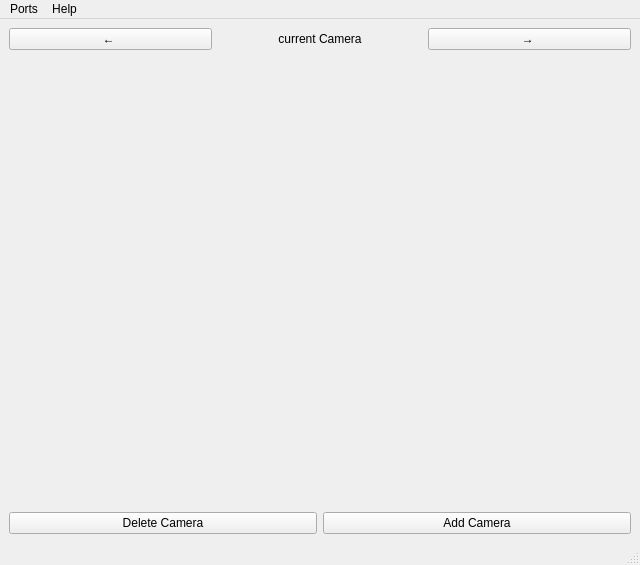
<?xml version="1.0" encoding="UTF-8"?>
<ui version="4.0">
 <class>MainWindow</class>
 <widget class="QMainWindow" name="MainWindow">
  <property name="geometry">
   <rect>
    <x>0</x>
    <y>0</y>
    <width>640</width>
    <height>565</height>
   </rect>
  </property>
  <property name="mouseTracking">
   <bool>true</bool>
  </property>
  <property name="windowTitle">
   <string>Sensor Reader</string>
  </property>
  <widget class="QWidget" name="centralwidget">
   <layout class="QHBoxLayout" name="horizontalLayout_9">
    <item>
     <layout class="QVBoxLayout" name="plotLayout"/>
    </item>
    <item>
     <layout class="QVBoxLayout" name="controlsLayout">
      <item>
       <layout class="QHBoxLayout" name="CameraSwitchLayout">
        <item>
         <widget class="QPushButton" name="previousCameraButton">
          <property name="text">
           <string>← </string>
          </property>
          <property name="flat">
           <bool>false</bool>
          </property>
         </widget>
        </item>
        <item>
         <widget class="QLabel" name="controlLabel">
          <property name="text">
           <string>current Camera</string>
          </property>
          <property name="scaledContents">
           <bool>false</bool>
          </property>
          <property name="alignment">
           <set>Qt::AlignCenter</set>
          </property>
          <property name="openExternalLinks">
           <bool>false</bool>
          </property>
         </widget>
        </item>
        <item>
         <widget class="QPushButton" name="nextCameraButton">
          <property name="text">
           <string>→ </string>
          </property>
         </widget>
        </item>
       </layout>
      </item>
      <item>
       <widget class="QStackedWidget" name="stackedWidget">
        <property name="currentIndex">
         <number>-1</number>
        </property>
       </widget>
      </item>
      <item>
       <layout class="QHBoxLayout" name="pushButtonsLayout">
        <item>
         <widget class="QPushButton" name="deleteButton">
          <property name="text">
           <string>Delete Camera</string>
          </property>
         </widget>
        </item>
        <item>
         <widget class="QPushButton" name="addCameraButton">
          <property name="text">
           <string>Add Camera</string>
          </property>
         </widget>
        </item>
       </layout>
      </item>
     </layout>
    </item>
   </layout>
  </widget>
  <widget class="QStatusBar" name="statusbar"/>
  <widget class="QMenuBar" name="menubar">
   <property name="geometry">
    <rect>
     <x>0</x>
     <y>0</y>
     <width>640</width>
     <height>21</height>
    </rect>
   </property>
   <widget class="QMenu" name="menuPorts">
    <property name="title">
     <string>Ports</string>
    </property>
    <addaction name="actionCOM4"/>
    <addaction name="action_dev_ttyACM0"/>
   </widget>
   <widget class="QMenu" name="menuHelp">
    <property name="title">
     <string>Help</string>
    </property>
    <addaction name="About"/>
   </widget>
   <addaction name="menuPorts"/>
   <addaction name="menuHelp"/>
  </widget>
  <action name="actionCOM4">
   <property name="text">
    <string>COM4</string>
   </property>
  </action>
  <action name="action_dev_ttyACM0">
   <property name="text">
    <string>/dev/ttyACM0</string>
   </property>
  </action>
  <action name="About">
   <property name="text">
    <string>About</string>
   </property>
  </action>
 </widget>
 <resources/>
 <connections>
  <connection>
   <sender>nextCameraButton</sender>
   <signal>clicked()</signal>
   <receiver>controlLabel</receiver>
   <slot>update()</slot>
   <hints>
    <hint type="sourcelabel">
     <x>455</x>
     <y>48</y>
    </hint>
    <hint type="destinationlabel">
     <x>358</x>
     <y>45</y>
    </hint>
   </hints>
  </connection>
 </connections>
</ui>
